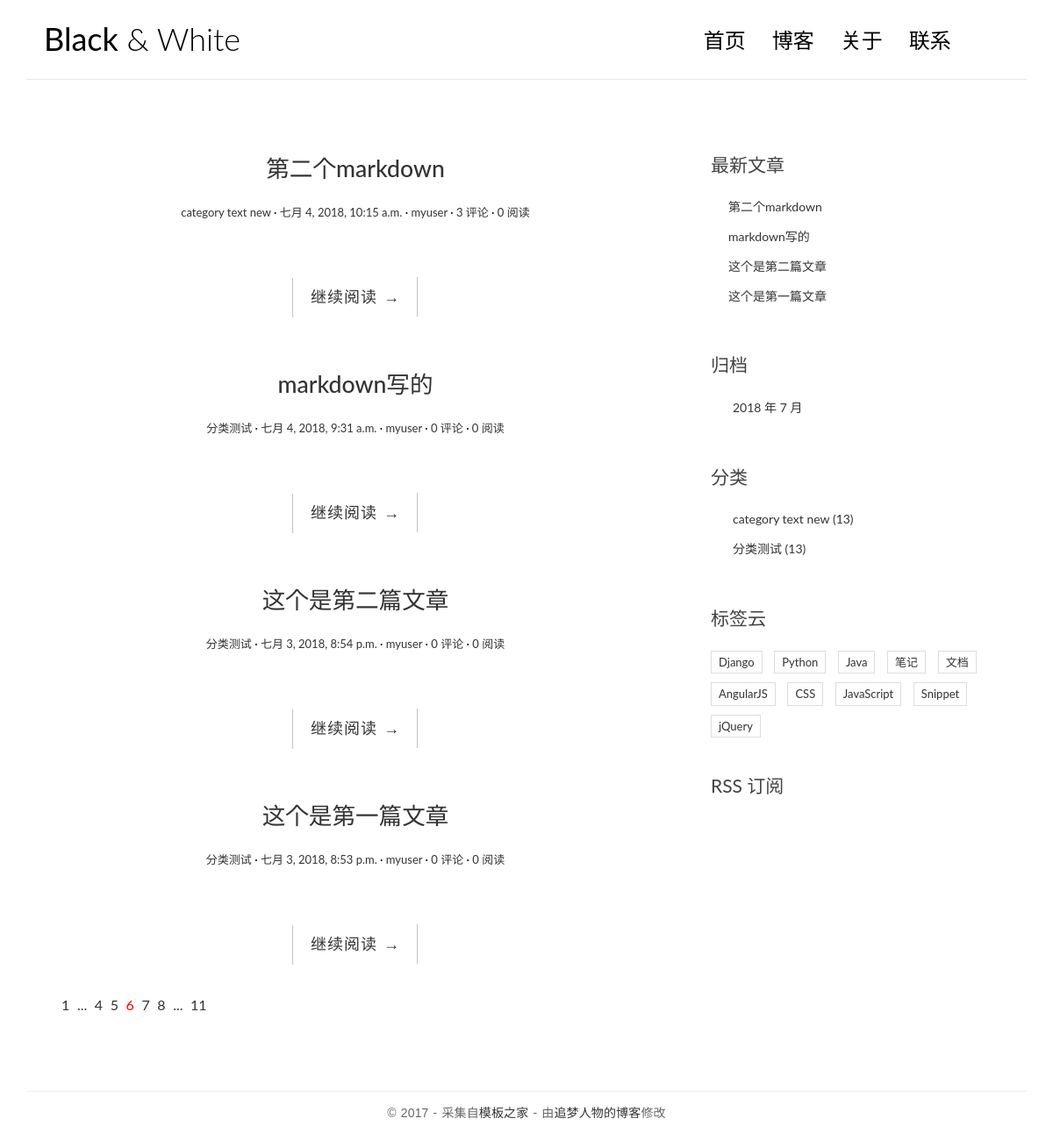
Before: / with the older database file.
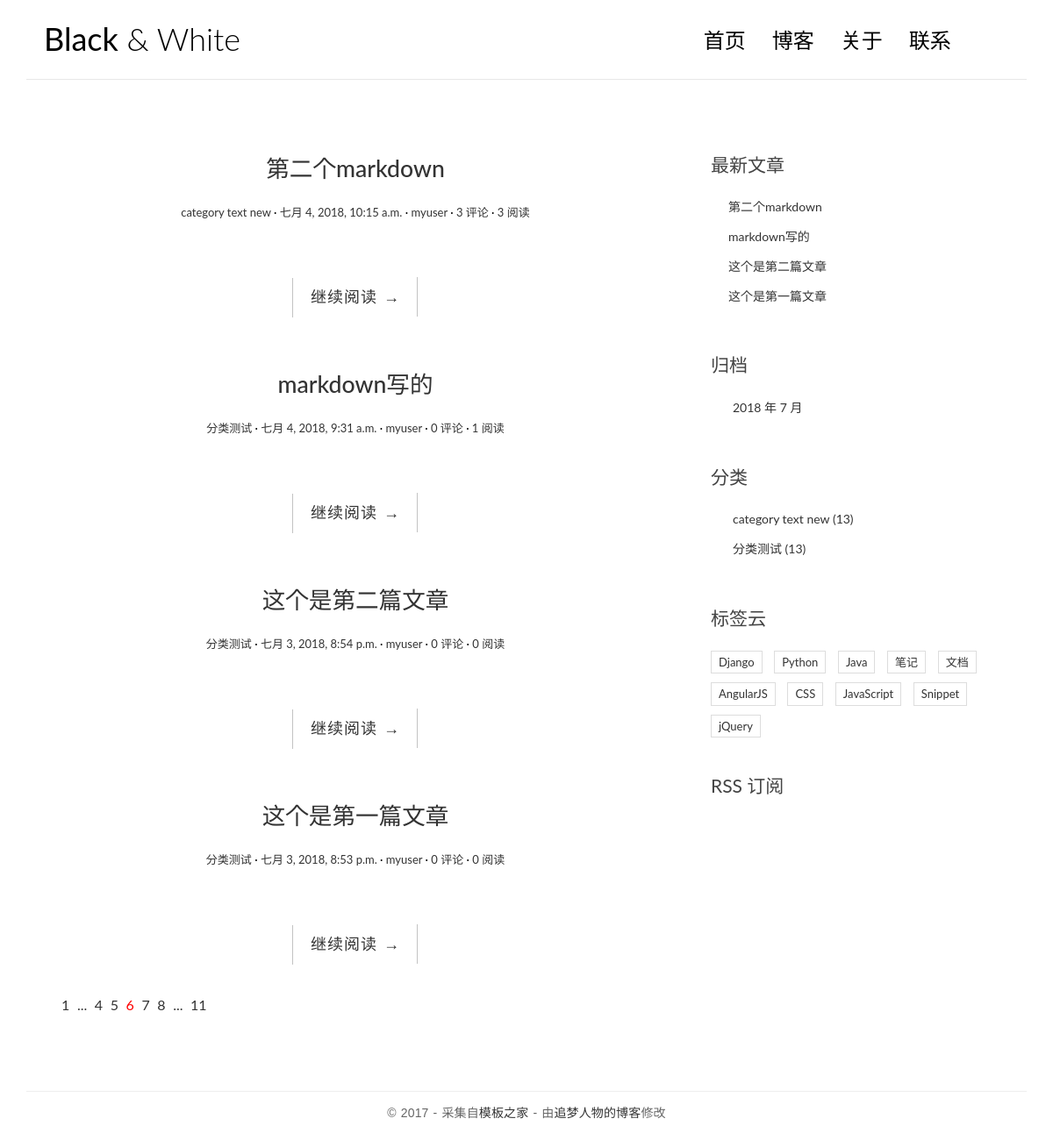
After: the same page with the newer database file.
### blog/models.py (models this page shows, shortened)
@python_2_unicode_compatible
class Post(models.Model):
    title = models.CharField(max_length=70)
    body = models.TextField()
    created_time = models.DateTimeField()
    modified_time = models.DateTimeField()
    excerpt = models.CharField(max_length=200, blank=True)
    views = models.PositiveIntegerField(default=0)
    category = models.ForeignKey(Category)
    tags = models.ManyToManyField(Tag, blank=True)
    author = models.ForeignKey(User)
    def get_absolute_url(self):
        return reverse('blog:detail', kwargs={'pk': self.pk})
    class Meta:
        ordering = ['-created_time']

@python_2_unicode_compatible
class Category(models.Model):
    name = models.CharField(max_length=100)

### blog/views.py (the view)
# urls.py: url(r'^$', views.index, name='index'),
def index(request):
    post_list = Post.objects.all()
    return render(request, 'blog/index.html', context={'post_list': post_list})

### blog/templatetags/blog_tags.py (called while the page is built)
@register.simple_tag
def get_recent_posts(num=5):
    return Post.objects.all()[:num]

@register.simple_tag
def archives():
    return Post.objects.dates('created_time', 'month', order='DESC')

@register.simple_tag
def get_categories():
    return Category.objects.all()

### templates/blog/index.html (shortened to what this page needs)
{% extends 'base.html' %}
{% block main %}
    {% for post in post_list %}
        <article class="post post-{{ post.pk }}">
            <header class="entry-header">
                <h1 class="entry-title">
                    <a href="{{ post.get_absolute_url }}">{{ post.title }}</a>
                </h1>
                <div class="entry-meta">
                    <span class="post-category">
                        <a href="{% url 'blog:category' post.category.pk %}">{{ post.category.name }}</a></span>
                    <span class="post-date"><a href="#"><time class="entry-date"
                                                              datetime="{{ post.created_time }}">{{ post.created_time }}</time></a></span>
                    <span class="post-author"><a href="#">{{ post.author }}</a></span>
                    <span class="comments-link">
                        <a href="{{ post.get_absolute_url }}#comment-area">{{ post.comment_set.count }} 评论</a></span>
                    <span class="views-count"><a href="{{ post.get_absolute_url }}">{{ post.views }} 阅读</a></span>
                </div>
            </header>
            <div class="entry-content clearfix">
                <div class="read-more cl-effect-14">
                    <a href="{{ post.get_absolute_url }}" class="more-link">继续阅读 <span class="meta-nav">→</span></a>
                </div>
            </div>
        </article>
    {% empty %}
        <div class="no-post">暂时还没有发布的文章！</div>
    {% endfor %}
    <div class="pagination">
        <ul>
            <li><a href="">1</a></li>
            <li><a href="">...</a></li>
            <li><a href="">4</a></li>
            <li><a href="">5</a></li>
            <li class="current"><a href="">6</a></li>
            <li><a href="">7</a></li>
            <li><a href="">8</a></li>
            <li><a href="">...</a></li>
            <li><a href="">11</a></li>
        </ul>
    </div>
{% endblock main %}

### templates/base.html (shortened to what this page needs)
{% load staticfiles %}
{% load blog_tags %}
<!DOCTYPE html>
<html>
<head>
    <link rel="stylesheet" href="http://code.ionicframework.com/ionicons/2.0.1/css/ionicons.min.css">
    <link rel="stylesheet" href="{% static 'blog/css/bootstrap.min.css' %}">
    <link rel="stylesheet" href="{% static 'blog/css/pace.css' %}">
    <link rel="stylesheet" href="{% static 'blog/css/custom.css' %}">
    <link rel="stylesheet" href="{% static 'blog/css/highlights/github.css' %}">
</head>
<body>
<div class="container">
    <header id="site-header">
        <div class="row">
            <div class="col-md-4 col-sm-5 col-xs-8">
                <div class="logo">
                    <h1><a href="{% url 'blog:index' %}"><b>Black</b> &amp; White</a></h1>
                </div>
            </div>
            <div class="col-md-8 col-sm-7 col-xs-4">
                <nav class="main-nav" role="navigation">
                    <div class="collapse navbar-collapse" id="bs-example-navbar-collapse-1">
                        <ul class="nav navbar-nav navbar-right">
                            <li class="cl-effect-11"><a href="{% url 'blog:index' %}" data-hover="首页">首页</a></li>
                            <li class="cl-effect-11"><a href="#" data-hover="博客">博客</a></li>
                            <li class="cl-effect-11"><a href="#" data-hover="关于">关于</a></li>
                            <li class="cl-effect-11"><a href="#" data-hover="联系">联系</a></li>
                        </ul>
                    </div>
                </nav>
            </div>
        </div>
    </header>
</div>
<div class="content-body">
    <div class="container">
        <div class="row">
            <main class="col-md-8">
                {% block main %}
                {% endblock main %}
            </main>
            <aside class="col-md-4">
                <div class="widget widget-recent-posts">
                    <h3 class="widget-title">最新文章</h3>
                    {% get_recent_posts as recent_post_list %}
                    <ul>
                        {% for post in recent_post_list %}
                            <li>
                                <a href="{{ post.get_absolute_url }}">{{ post.title }}</a>
                            </li>
                        {% empty %}
                            暂无文章！
                        {% endfor %}
                    </ul>
                </div>
                <div class="widget widget-archives">
                    <h3 class="widget-title">归档</h3>
                    {% archives as date_list %}
                    <ul>
                        {% for date in date_list %}
                            <li>
                                <a href="{% url 'blog:archives' date.year date.month %}">{{ date.year }}
                                    年 {{ date.month }} 月</a>
                            </li>
                        {% empty %}
                            暂无归档！
                        {% endfor %}
                    </ul>
                </div>
                <div class="widget widget-category">
                    <h3 class="widget-title">分类</h3>
                    {% get_categories as category_list %}
                    <ul>
                        {% for category in category_list %}
                            <li>
                                <a href="{% url 'blog:category' category.pk %}">{{ category.name }} <span
                                        class="post-count">(13)</span></a>
                            </li>
                        {% empty %}
                            暂无分类！
                        {% endfor %}
                    </ul>
                </div>
                <div class="widget widget-tag-cloud">
                    <h3 class="widget-title">标签云</h3>
                    <ul>
                        <li>
                            <a href="#">Django</a>
                        </li>
                        <li>
                            <a href="#">Python</a>
                        </li>
                        <li>
                            <a href="#">Java</a>
                        </li>
                        <li>
                            <a href="#">笔记</a>
                        </li>
                        <li>
                            <a href="#">文档</a>
                        </li>
                        <li>
                            <a href="#">AngularJS</a>
                        </li>
                        <li>
                            <a href="#">CSS</a>
                        </li>
                        <li>
                            <a href="#">JavaScript</a>
                        </li>
                        <li>
                            <a href="#">Snippet</a>
                        </li>
                        <li>
                            <a href="#">jQuery</a>
                        </li>
                    </ul>
                </div>
                <div class="rss">
                    <a href=""> RSS 订阅</a>
                </div>
            </aside>
        </div>
    </div>
</div>
<footer id="site-footer">
    <div class="container">
        <div class="row">
            <div class="col-md-12">
                <p class="copyright">&copy 2017 - 采集自<a href="http://www.cssmoban.com/"
                                                        target="_blank" title="模板之家">模板之家</a>
                    - 由<a href="http://zmrenwu.com/" title="网页模板" target="_blank">追梦人物的博客</a>修改
                </p>
            </div>
        </div>
    </div>
</footer>
</body>
</html>

### blog/static/blog/css/custom.css (style rules this page uses)
* { outline: none; }
h1, h2, h3, h4, h5, h6 { margin-top: 0; }
b { font-weight: 400; }
a { color: #333; }
body { color: #444; font-family: 'Lato', sans-serif; }
p { font-family: 'Ubuntu', sans-serif; font-weight: 400; word-spacing: 1px; letter-spacing: 0.01em; }
#site-header { background-color: #FFF; padding: 25px 20px; margin-bottom: 40px; border-bottom: 1px solid #e7e7e7; }
.logo h1 a { color: #000; }
.logo h1 { margin: 0; font-family: 'Lato', sans-serif; font-weight: 300; }
.main-nav { margin-top: 11px; max-width: 95%; }
.main-nav a { color: #000000 !important; padding: 0 0 5px 0 !important; margin-right: 30px; font-family: 'Lato', sans-serif; font-weight: 300; font-size: 24px; }
.cl-effect-11 a { padding: 10px 0; color: #0972b4; text-shadow: none; }
.cl-effect-11 a::before { position: absolute; top: 0; left: 0; overflow: hidden; padding: 0 0 5px 0 !important; max-width: 0; border-bottom: 1px solid #000; color: #000; content: attr(data-hover); white-space: nowrap; -webkit-transition: max-width 0.5s; -moz-transition: max-width 0.5s; transition: max-width 0.5s; }
.content-body { padding-bottom: 4em; }
.post { background: #fff; padding: 30px 30px 0; }
.entry-title { text-align: center; font-size: 1.9em; margin-bottom: 20px; line-height: 1.6; padding: 10px 20px 0; }
.entry-meta { text-align: center; color: #DDDDDD; font-size: 13px; margin-bottom: 30px; }
.entry-content { font-size: 18px; line-height: 1.9; font-weight: 300; color: #000; }
.post-category::after, .post-date::after, .post-author::after, .comments-link::after { content: ' ·'; color: #000; }
.read-more { font-family: 'Ubuntu', sans-serif; font-weight: 400; word-spacing: 1px; letter-spacing: 0.01em; text-align: center; margin-top: 20px; }
.cl-effect-14 a { padding: 0 20px; height: 45px; line-height: 45px; position: relative; display: inline-block; margin: 15px 25px; letter-spacing: 1px; font-weight: 400; text-shadow: 0 0 1px rgba(255, 255, 255, 0.3); }
.cl-effect-14 a::before, .cl-effect-14 a::after { position: absolute; width: 45px; height: 1px; background: #C3C3C3; content: ''; -webkit-transition: all 0.3s; -moz-transition: all 0.3s; transition: all 0.3s; pointer-events: none; }
.cl-effect-14 a::before { top: 0; left: 0; -webkit-transform: rotate(90deg); -moz-transform: rotate(90deg); transform: rotate(90deg); -webkit-transform-origin: 0 0; -moz-transform-origin: 0 0; transform-origin: 0 0; }
.cl-effect-14 a::after { right: 0; bottom: 0; -webkit-transform: rotate(90deg); -moz-transform: rotate(90deg); transform: rotate(90deg); -webkit-transform-origin: 100% 0; -moz-transform-origin: 100% 0; transform-origin: 100% 0; }
.widget { background: #fff; padding: 30px 0 0; }
.widget-title { font-size: 1.5em; margin-bottom: 20px; line-height: 1.6; padding: 10px 0 0; font-weight: 400; }
.widget-recent-posts ul { padding: 0; margin: 0; padding-left: 20px; }
.widget-recent-posts ul li { list-style-type: none; position: relative; line-height: 170%; margin-bottom: 10px; }
.widget-recent-posts ul li::before { content: '\f3d3'; font-family: "Ionicons"; position: absolute; left: -17px; top: 3px; font-size: 16px; color: #000; }
.widget-archives ul { padding: 0; margin: 0; padding-left: 25px; }
.widget-archives ul li { list-style-type: none; position: relative; line-height: 170%; margin-bottom: 10px; }
.widget-archives ul li::before { content: '\f3f3'; font-family: "Ionicons"; position: absolute; left: -25px; top: 1px; font-size: 16px; color: #000; }
.widget-category ul { padding: 0; margin: 0; padding-left: 25px; }
.widget-category ul li { list-style-type: none; position: relative; line-height: 170%; margin-bottom: 10px; }
.widget-category ul li::before { content: '\f3fe'; font-family: "Ionicons"; position: absolute; left: -25px; top: 1px; font-size: 18px; color: #000; }
.widget-tag-cloud ul { padding: 0; margin: 0; margin-right: -10px; }
.widget-tag-cloud ul li { list-style-type: none; font-size: 13px; display: inline-block; margin-right: 10px; margin-bottom: 10px; padding: 3px 8px; border: 1px solid #ddd; }
.rss { font-size: 21px; margin-top: 30px; }
.rss a { color: #444; }
#site-footer { padding-top: 10px; padding: 0 0 1.5em 0; }
.copyright { text-align: center; padding-top: 1em; margin: 0; border-top: 1px solid #eee; color: #666; }
.pagination ul { list-style: none; }
.pagination ul li { display: inline-block; font-size: 16px; margin-right: 5px; }
.current a { color: red; }

Changed rows visible on the page:
changed Post "第二个markdown": views "0" → "3"
changed Post "markdown写的": views "0" → "1"
